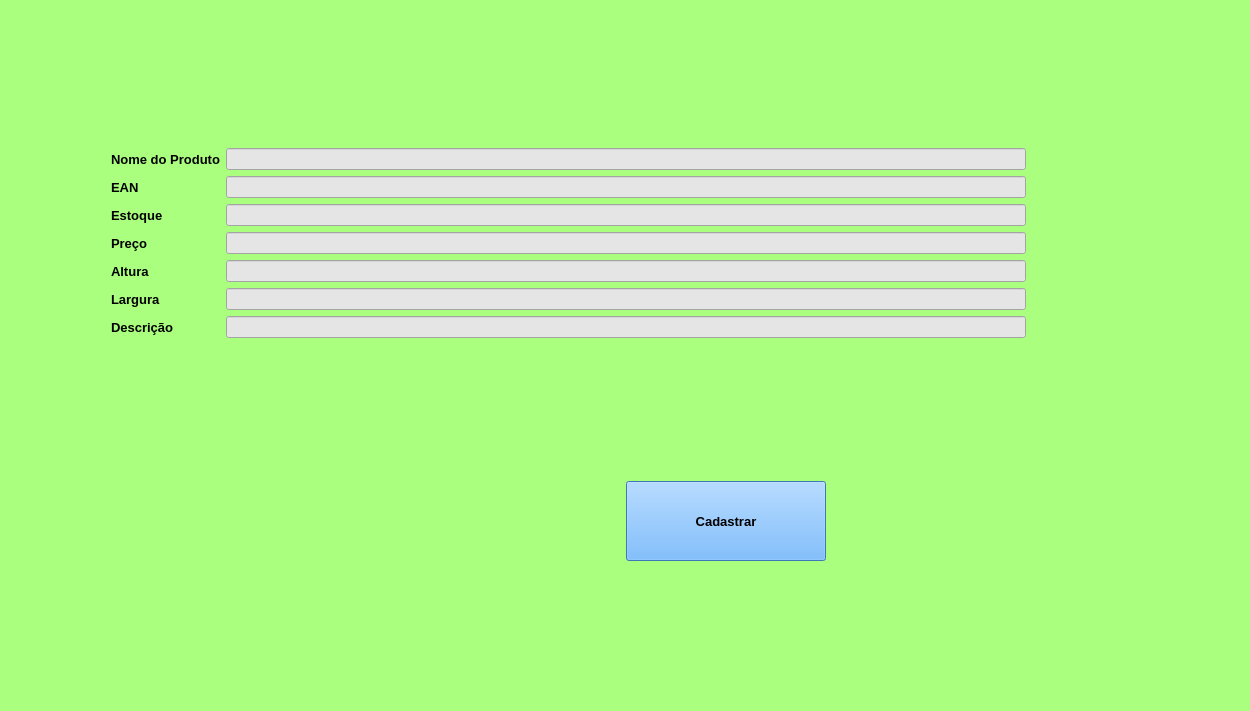
<?xml version="1.0" encoding="UTF-8"?>
<ui version="4.0">
 <class>Form</class>
 <widget class="QWidget" name="Form">
  <property name="windowModality">
   <enum>Qt::WindowModal</enum>
  </property>
  <property name="enabled">
   <bool>true</bool>
  </property>
  <property name="geometry">
   <rect>
    <x>0</x>
    <y>0</y>
    <width>1250</width>
    <height>711</height>
   </rect>
  </property>
  <property name="minimumSize">
   <size>
    <width>1250</width>
    <height>0</height>
   </size>
  </property>
  <property name="windowTitle">
   <string>Cadastro de produtos</string>
  </property>
  <property name="styleSheet">
   <string notr="true">background-color: rgb(170, 255, 127);</string>
  </property>
  <layout class="QGridLayout" name="gridLayout">
   <item row="0" column="0">
    <layout class="QVBoxLayout" name="verticalLayout_2">
     <property name="spacing">
      <number>6</number>
     </property>
     <property name="leftMargin">
      <number>100</number>
     </property>
     <item>
      <widget class="QLabel" name="label">
       <property name="font">
        <font>
         <family>Segoe UI</family>
         <pointsize>10</pointsize>
         <weight>75</weight>
         <bold>true</bold>
        </font>
       </property>
       <property name="text">
        <string>Nome do Produto</string>
       </property>
       <property name="buddy">
        <cstring>lineEdit_NomeProduto</cstring>
       </property>
      </widget>
     </item>
     <item>
      <widget class="QLabel" name="label_2">
       <property name="font">
        <font>
         <family>Segoe UI</family>
         <pointsize>10</pointsize>
         <weight>75</weight>
         <bold>true</bold>
        </font>
       </property>
       <property name="text">
        <string>EAN</string>
       </property>
      </widget>
     </item>
     <item>
      <widget class="QLabel" name="label_3">
       <property name="font">
        <font>
         <family>Segoe UI</family>
         <pointsize>10</pointsize>
         <weight>75</weight>
         <bold>true</bold>
        </font>
       </property>
       <property name="text">
        <string>Estoque</string>
       </property>
      </widget>
     </item>
     <item>
      <widget class="QLabel" name="label_4">
       <property name="font">
        <font>
         <family>Segoe UI</family>
         <pointsize>10</pointsize>
         <weight>75</weight>
         <bold>true</bold>
        </font>
       </property>
       <property name="text">
        <string>Preço</string>
       </property>
      </widget>
     </item>
     <item>
      <widget class="QLabel" name="label_5">
       <property name="font">
        <font>
         <family>Segoe UI</family>
         <pointsize>10</pointsize>
         <weight>75</weight>
         <bold>true</bold>
        </font>
       </property>
       <property name="text">
        <string>Altura</string>
       </property>
      </widget>
     </item>
     <item>
      <widget class="QLabel" name="label_6">
       <property name="font">
        <font>
         <family>Segoe UI</family>
         <pointsize>10</pointsize>
         <weight>75</weight>
         <bold>true</bold>
        </font>
       </property>
       <property name="text">
        <string>Largura</string>
       </property>
      </widget>
     </item>
     <item>
      <widget class="QLabel" name="label_8">
       <property name="font">
        <font>
         <family>Segoe UI</family>
         <pointsize>10</pointsize>
         <weight>75</weight>
         <bold>true</bold>
        </font>
       </property>
       <property name="text">
        <string>Descrição</string>
       </property>
      </widget>
     </item>
    </layout>
   </item>
   <item row="1" column="2">
    <layout class="QVBoxLayout" name="verticalLayout_3">
     <property name="leftMargin">
      <number>400</number>
     </property>
     <property name="rightMargin">
      <number>500</number>
     </property>
     <item>
      <widget class="QPushButton" name="pushButton">
       <property name="minimumSize">
        <size>
         <width>200</width>
         <height>80</height>
        </size>
       </property>
       <property name="font">
        <font>
         <family>Segoe UI</family>
         <pointsize>10</pointsize>
         <weight>75</weight>
         <bold>true</bold>
        </font>
       </property>
       <property name="autoFillBackground">
        <bool>false</bool>
       </property>
       <property name="styleSheet">
        <string notr="true">background-color: rgb(85, 170, 255)</string>
       </property>
       <property name="text">
        <string>Cadastrar</string>
       </property>
       <property name="flat">
        <bool>false</bool>
       </property>
      </widget>
     </item>
    </layout>
   </item>
   <item row="0" column="2">
    <layout class="QVBoxLayout" name="verticalLayout" stretch="12,12,12,12,12,12,12">
     <property name="leftMargin">
      <number>0</number>
     </property>
     <property name="rightMargin">
      <number>200</number>
     </property>
     <item>
      <widget class="QLineEdit" name="lineEdit_NomeProduto">
       <property name="maximumSize">
        <size>
         <width>800</width>
         <height>16777215</height>
        </size>
       </property>
       <property name="styleSheet">
        <string notr="true">background-color: rgb(229, 229, 229);</string>
       </property>
      </widget>
     </item>
     <item>
      <widget class="QLineEdit" name="lineEdit_Ean">
       <property name="maximumSize">
        <size>
         <width>800</width>
         <height>16777215</height>
        </size>
       </property>
       <property name="styleSheet">
        <string notr="true">background-color: rgb(229, 229, 229);
</string>
       </property>
      </widget>
     </item>
     <item>
      <widget class="QLineEdit" name="lineEdit_Estoque">
       <property name="maximumSize">
        <size>
         <width>800</width>
         <height>16777215</height>
        </size>
       </property>
       <property name="styleSheet">
        <string notr="true">background-color: rgb(229, 229, 229);</string>
       </property>
      </widget>
     </item>
     <item>
      <widget class="QLineEdit" name="lineEdit_Preco">
       <property name="maximumSize">
        <size>
         <width>800</width>
         <height>16777215</height>
        </size>
       </property>
       <property name="styleSheet">
        <string notr="true">background-color: rgb(229, 229, 229);</string>
       </property>
      </widget>
     </item>
     <item>
      <widget class="QLineEdit" name="lineEdit_Altura">
       <property name="maximumSize">
        <size>
         <width>800</width>
         <height>16777215</height>
        </size>
       </property>
       <property name="styleSheet">
        <string notr="true">background-color: rgb(229, 229, 229);</string>
       </property>
      </widget>
     </item>
     <item>
      <widget class="QLineEdit" name="lineEdit_Largura">
       <property name="maximumSize">
        <size>
         <width>800</width>
         <height>16777215</height>
        </size>
       </property>
       <property name="styleSheet">
        <string notr="true">background-color: rgb(229, 229, 229);</string>
       </property>
      </widget>
     </item>
     <item>
      <widget class="QLineEdit" name="lineEdit_Descricao">
       <property name="maximumSize">
        <size>
         <width>800</width>
         <height>16777215</height>
        </size>
       </property>
       <property name="styleSheet">
        <string notr="true">background-color: rgb(229, 229, 229);</string>
       </property>
      </widget>
     </item>
    </layout>
   </item>
  </layout>
 </widget>
 <resources/>
 <connections/>
</ui>
